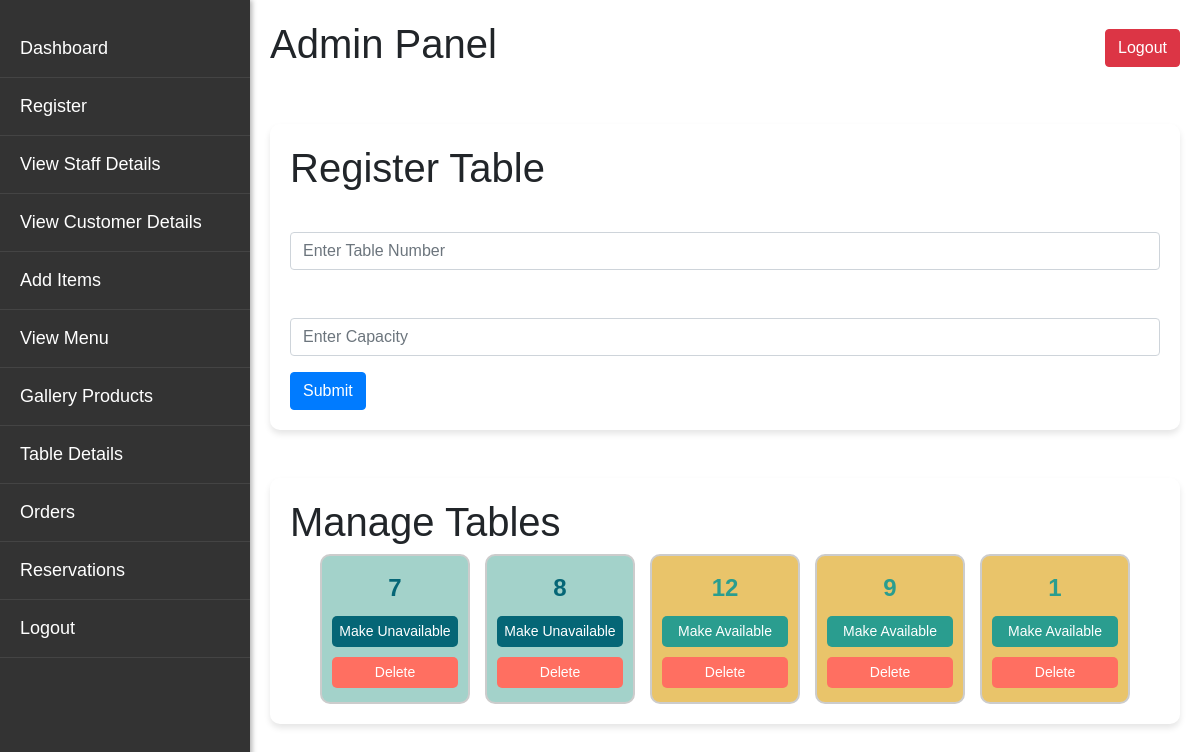
The page /cafe/tabledetail.php on the database its author committed.
### tables this page shows
CREATE TABLE `tablecount` (
  `id` int(200) NOT NULL,
  `table_number` varchar(200) NOT NULL,
  `capacity` varchar(100) NOT NULL,
  `is_available` varchar(50) NOT NULL
);

### cafe/tabledetail.php (the view, shortened to what this page needs)
<?php
include 'connect.php';
$sql = "SELECT * FROM tablecount";
$result = mysqli_query($con, $sql);
$tables = mysqli_fetch_all($result, MYSQLI_ASSOC);
?>
<!doctype html>
<html lang="en">
<head>
    <link href="https://stackpath.bootstrapcdn.com/bootstrap/4.3.1/css/bootstrap.min.css" rel="stylesheet">
    <link rel="stylesheet" href="css/styleadmin.css">
</head>
<body>
 <div class="sidebar" style="height: 100%; width: 250px; position: fixed; top: 0; left: 0; background-color: #333; color: #fff; padding-top: 20px; box-shadow: 2px 0 5px rgba(0, 0, 0, 0.3);">
    <a href="adminpanel.php" style="display: block; padding: 15px 20px; text-decoration: none; font-size: 18px; color: #fff; transition: background-color 0.3s, color 0.3s; border-bottom: 1px solid #444;">Dashboard</a>
    <a href="adminregister.php" style="display: block; padding: 15px 20px; text-decoration: none; font-size: 18px; color: #fff; transition: background-color 0.3s, color 0.3s; border-bottom: 1px solid #444;">Register</a>
    <a href="staffdetails.php" style="display: block; padding: 15px 20px; text-decoration: none; font-size: 18px; color: #fff; transition: background-color 0.3s, color 0.3s; border-bottom: 1px solid #444;">View Staff Details</a>
    <a href="customerdetails.php" style="display: block; padding: 15px 20px; text-decoration: none; font-size: 18px; color: #fff; transition: background-color 0.3s, color 0.3s; border-bottom: 1px solid #444;">View Customer Details</a>
    <a href="additem.php" style="display: block; padding: 15px 20px; text-decoration: none; font-size: 18px; color: #fff; transition: background-color 0.3s, color 0.3s; border-bottom: 1px solid #444;">Add Items</a>
    <a href="viewmenu.php" style="display: block; padding: 15px 20px; text-decoration: none; font-size: 18px; color: #fff; transition: background-color 0.3s, color 0.3s; border-bottom: 1px solid #444;">View Menu</a>
    <a href="adminpanel.php" style="display: block; padding: 15px 20px; text-decoration: none; font-size: 18px; color: #fff; transition: background-color 0.3s, color 0.3s; border-bottom: 1px solid #444;">Gallery Products</a>
    <a href="tabledetail.php" style="display: block; padding: 15px 20px; text-decoration: none; font-size: 18px; color: #fff; transition: background-color 0.3s, color 0.3s; border-bottom: 1px solid #444;">Table Details</a>
    <a href="orders.php" style="display: block; padding: 15px 20px; text-decoration: none; font-size: 18px; color: #fff; transition: background-color 0.3s, color 0.3s; border-bottom: 1px solid #444;">Orders</a>
    <a href="bookings.php" style="display: block; padding: 15px 20px; text-decoration: none; font-size: 18px; color: #fff; transition: background-color 0.3s, color 0.3s; border-bottom: 1px solid #444;">Reservations</a>
    <a href="signin.php" style="display: block; padding: 15px 20px; text-decoration: none; font-size: 18px; color: #fff; transition: background-color 0.3s, color 0.3s; border-bottom: 1px solid #444;">Logout</a>
</div>
    <div class="content">
        <div class="d-flex justify-content-between align-items-center">
            <h1>Admin Panel</h1>
            <a href="logout.php" class="btn btn-danger">Logout</a>
        </div>
        <div class="container my-5">
            <h1>Register Table</h1>
            <form method="post">
                <div class="form-group">
                    <label>Table Number</label>
                    <input type="text" class="form-control" placeholder="Enter Table Number" name="table_number" autocomplete="off" required>
                </div>
                <div class="form-group">
                    <label>Capacity</label>
                    <input type="number" class="form-control" placeholder="Enter Capacity" name="capacity" autocomplete="off" required>
                </div>
                <button type="submit" class="btn btn-primary" name="submit">Submit</button>
            </form>
        </div>
        <div class="container my-5">
            <h1>Manage Tables</h1>
            <div class="number-pad">
                <?php foreach ($tables as $table) : ?>
                    <div class="table-btn <?= $table['is_available'] ? 'available' : 'booked' ?>" data-id="<?= $table['id'] ?>" data-status="<?= $table['is_available'] ?>">
                        <?= $table['table_number'] ?>
                        <form method="post" style="display:inline;">
                            <button type="submit" name="toggle" class="btn <?= $table['is_available'] ? 'btn-secondary' : 'btn-make-available' ?>">
                                <?= $table['is_available'] ? 'Make Unavailable' : 'Make Available' ?>
                            </button>
                            <button type="submit" name="delete" class="btn btn-delete">Delete</button>
                        </form>
                    </div>
                <?php endforeach; ?>
            </div>
        </div>
    </div>
</body>
</html>

### cafe/css/styleadmin.css (style rules this page uses)
body { font-family: Arial, sans-serif; }
.sidebar { height: 100%; width: 250px; position: fixed; top: 0; left: 0; background-color: #333; color: #fff; padding-top: 20px; box-shadow: 2px 0 5px rgba(0, 0, 0, 0.3); }
.sidebar a { display: block; padding: 15px 20px; text-decoration: none; font-size: 18px; color: #fff; transition: background-color 0.3s, color 0.3s; border-bottom: 1px solid #444; }
.content { margin-left: 250px; padding: 20px; background-size: cover; background-position: center; min-height: 100vh; }
.form-group label { color: white; }
.container { background: rgba(255, 255, 255, 0.1); padding: 20px; border-radius: 10px; box-shadow: 0 4px 6px rgba(0, 0, 0, 0.1); backdrop-filter: blur(10px); }

### cafe/tabledetail.php (style rules this page uses)
.number-pad { display: flex; flex-wrap: wrap; gap: 15px; justify-content: center; }
.table-btn { display: flex; flex-direction: column; align-items: center; justify-content: center; width: 150px; height: 150px; font-size: 24px; font-weight: bold; border-radius: 10px; border: 2px solid #ccc; transition: all 0.3s; text-align: center; padding: 10px; }
.available { background-color: #A3D2CA; color: #056676; }
.booked { background-color: #E9C46A; color: #2A9D8F; }
.table-btn button { margin-top: 10px; font-size: 14px; width: 100%; border: none; border-radius: 5px; cursor: pointer; transition: all 0.3s; padding: 5px; }
.table-btn .btn-secondary { background-color: #056676; color: white; }
.table-btn .btn-make-available { background-color: #2A9D8F; color: white; }
.table-btn .btn-delete { background-color: #FF6F61; color: white; }

### rows shown on the page
tablecount: table_number "7", is_available "Make Unavailable"
tablecount: table_number "8", is_available "Make Unavailable"
tablecount: table_number "12", is_available "Make Available"
tablecount: table_number "9", is_available "Make Available"
tablecount: table_number "1", is_available "Make Available"
